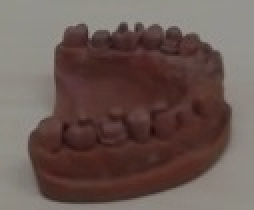
//> input picture Exercise 2/data/task1/obj1000.jpg, 127 x 105 px (shown 2 times larger)
$ ./main   (built with g++ and OpenCV 4)
//> lines starting //> are read from the running program, lines starting //| are printed output that depends on the picture
### Exercise 2/hog_visualization.hpp
void visualizeHOG(cv::Mat img, std::vector<float> &feats, cv::HOGDescriptor hog_detector, int scale_factor = 3);
/*
 * img - the image used for computing HOG descriptors. **Attention here the size of the image should be the same as the window size of your cv::HOGDescriptor instance **
 * feats - the hog descriptors you get after calling cv::HOGDescriptor::compute
 * hog_detector - the instance of cv::HOGDescriptor you used
 * scale_factor - scale the image *scale_factor* times larger for better visualization
 */


void visualizeHOG(cv::Mat img, std::vector<float> &feats, cv::HOGDescriptor hog_detector, int scale_factor) {

    cv::Mat visual_image;
    resize(img, visual_image, cv::Size(img.cols * scale_factor, img.rows * scale_factor));

    int n_bins = hog_detector.nbins;
    float rad_per_bin = 3.14 / (float) n_bins;
    cv::Size win_size = hog_detector.winSize;
    cv::Size cell_size = hog_detector.cellSize;
    cv::Size block_size = hog_detector.blockSize;
    cv::Size block_stride = hog_detector.blockStride;

    // prepare data structure: 9 orientation / gradient strenghts for each cell
    int cells_in_x_dir = win_size.width / cell_size.width;
    int cells_in_y_dir = win_size.height / cell_size.height;
    int n_cells = cells_in_x_dir * cells_in_y_dir;
    int cells_per_block = (block_size.width / cell_size.width) * (block_size.height / cell_size.height);

    int blocks_in_x_dir = (win_size.width - block_size.width) / block_stride.width + 1;
    int blocks_in_y_dir = (win_size.height - block_size.height) / block_stride.height + 1;
    int n_blocks = blocks_in_x_dir * blocks_in_y_dir;

    float ***gradientStrengths = new float **[cells_in_y_dir];
    int **cellUpdateCounter = new int *[cells_in_y_dir];
    for (int y = 0; y < cells_in_y_dir; y++) {
        gradientStrengths[y] = new float *[cells_in_x_dir];
        cellUpdateCounter[y] = new int[cells_in_x_dir];
        for (int x = 0; x < cells_in_x_dir; x++) {
            gradientStrengths[y][x] = new float[n_bins];
            cellUpdateCounter[y][x] = 0;

            for (int bin = 0; bin < n_bins; bin++)
                gradientStrengths[y][x][bin] = 0.0;
        }
    }


    // compute gradient strengths per cell
    int descriptorDataIdx = 0;


    for (int block_x = 0; block_x < blocks_in_x_dir; block_x++) {
        for (int block_y = 0; block_y < blocks_in_y_dir; block_y++) {
            int cell_start_x = block_x * block_stride.width / cell_size.width;
            int cell_start_y = block_y * block_stride.height / cell_size.height;

            for (int cell_id_x = cell_start_x;
                 cell_id_x < cell_start_x + block_size.width / cell_size.width; cell_id_x++)
                for (int cell_id_y = cell_start_y;
                     cell_id_y < cell_start_y + block_size.height / cell_size.height; cell_id_y++) {

                    for (int bin = 0; bin < n_bins; bin++) {
                        float val = feats.at(descriptorDataIdx++);
                        gradientStrengths[cell_id_y][cell_id_x][bin] += val;
                    }
                    cellUpdateCounter[cell_id_y][cell_id_x]++;
                }
        }
    }


    // compute average gradient strengths
    for (int celly = 0; celly < cells_in_y_dir; celly++) {
        for (int cellx = 0; cellx < cells_in_x_dir; cellx++) {

            float NrUpdatesForThisCell = (float) cellUpdateCounter[celly][cellx];

            // compute average gradient strenghts for each gradient bin direction
            for (int bin = 0; bin < n_bins; bin++) {
                gradientStrengths[celly][cellx][bin] /= NrUpdatesForThisCell;
            }
        }
    }


    for (int celly = 0; celly < cells_in_y_dir; celly++) {
        for (int cellx = 0; cellx < cells_in_x_dir; cellx++) {
            int drawX = cellx * cell_size.width;
            int drawY = celly * cell_size.height;

            int mx = drawX + cell_size.width / 2;
            int my = drawY + cell_size.height / 2;

            rectangle(visual_image,
                      cv::Point(drawX * scale_factor, drawY * scale_factor),
                      cv::Point((drawX + cell_size.width) * scale_factor,
                                (drawY + cell_size.height) * scale_factor),
                      CV_RGB(100, 100, 100),
                      1);

            for (int bin = 0; bin < n_bins; bin++) {
                float currentGradStrength = gradientStrengths[celly][cellx][bin];

                if (currentGradStrength == 0)
                    continue;

                float currRad = bin * rad_per_bin + rad_per_bin / 2;

                float dirVecX = cos(currRad);
                float dirVecY = sin(currRad);
                float maxVecLen = cell_size.width / 2;
                float scale = scale_factor / 5.0; // just a visual_imagealization scale,

                // compute line coordinates
                float x1 = mx - dirVecX * currentGradStrength * maxVecLen * scale;
                float y1 = my - dirVecY * currentGradStrength * maxVecLen * scale;
                float x2 = mx + dirVecX * currentGradStrength * maxVecLen * scale;
                float y2 = my + dirVecY * currentGradStrength * maxVecLen * scale;

                // draw gradient visual_imagealization
                line(visual_image,
                     cv::Point(x1 * scale_factor, y1 * scale_factor),
                     cv::Point(x2 * scale_factor, y2 * scale_factor),
                     CV_RGB(0, 0, 255),
                     1);

            }

        }
    }


    for (int y = 0; y < cells_in_y_dir; y++) {
        for (int x = 0; x < cells_in_x_dir; x++) {
            delete[] gradientStrengths[y][x];
        }
        delete[] gradientStrengths[y];
        delete[] cellUpdateCounter[y];
    }
    delete[] gradientStrengths;
    delete[] cellUpdateCounter;
    cv::imshow("HOG vis", visual_image);
  //  cv::waitKey(-1);
    cv::imwrite("hog_vis.jpg", visual_image);

}

### Exercise 2/main.hpp
//
//  main.hpp
//
//
//  Created by Cristina Serrano González on 27.12.18.
//

#ifndef main_hpp
#define main_hpp

#include <stdio.h>
#include <math.h>
#include <glob.h>
#include <opencv2/core/core.hpp>
#include <opencv2/highgui/highgui.hpp>
#include <opencv2/imgproc/imgproc.hpp>
#include <opencv2/objdetect/objdetect.hpp>
#include <opencv2/ml/ml.hpp>
#include "hog_visualization.hpp"
#include "readimages.hpp"

using namespace cv;
using namespace cv::ml;
using namespace std;

vector<float> compute_descriptors(Mat image, HOGDescriptor hog);
#endif /* main_hpp */

### Exercise 2/main.cpp
//
//  main.cpp
//
//
//  Created by Cristina Serrano González on 27.12.18.
//

#include "main.hpp"

#define    HOGwinSize      Size(640,640)
#define    HOGblockSize    Size(80, 80)
#define    HOGblockStride  Size(80, 80)
#define    HOGcellSize     Size(80, 80)
#define    HOGnbins        9
#define    num_of_trees    100
#define    num_of_folders  6

// Compute HOG descriptor
vector<float> compute_descriptors(Mat image, HOGDescriptor hog){
    Mat hogImg;
    vector<float> descriptor;
    // resize original imageto 640x640
    resize(image, hogImg, Size(640,640),0,0, INTER_NEAREST);

    // Compute HOG descriptors
    hog.compute(hogImg, descriptor);

    return descriptor;
}


int main( int argc, char** argv ){
    // TASK 1: OPEN CV AND HOG DESCRIPTORS
    // Load image
    Mat image;
    image = imread("/Users/zojja/TUM/Exercise2/Exercise2/data/task1/obj1000.jpg",IMREAD_COLOR); // change image path
//> image is the input picture: 105 rows x 127 cols, CV_8UC3; mean B, G, R 83.5, 88.8, 106.4

    // Change image to grayscale
    Mat grayImg;
    cvtColor(image, grayImg, COLOR_BGR2GRAY );
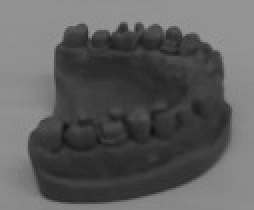
//> grayImg: 105 rows x 127 cols, CV_8UC1 (shown 2 times larger); min 17, max 154, mean 93.5
    imshow( "Grayscale", grayImg);
    imwrite("/Users/zojja/TUM/Exercise2/Exercise2/grayscale.jpg", grayImg);

    // Flip mirror ( code 1 )
    Mat flipImg;
    flip(image, flipImg, 1);
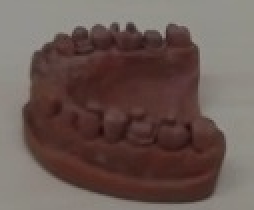
//> flipImg: 105 rows x 127 cols, CV_8UC3 (shown 2 times larger); mean B, G, R 83.5, 88.8, 106.4
    imshow("Flipped image", flipImg);
    imwrite("/Users/zojja/TUM/Exercise2/Exercise2/flip.jpg", flipImg);

    // Resize
    Mat resImg;
    resize(image, resImg, Size(256,256),0,0, INTER_NEAREST);
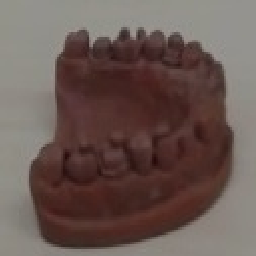
//> resImg: 256 rows x 256 cols, CV_8UC3; mean B, G, R 83.6, 88.9, 106.5
    imshow("Resized image", resImg);
    imwrite("/Users/zojja/TUM/Exercise2/Exercise2/resize.jpg", resImg);

    // Rotate 90 clockwise
    Mat rotImg;
    rotate(image, rotImg, ROTATE_90_CLOCKWISE);
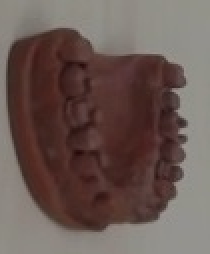
//> rotImg: 127 rows x 105 cols, CV_8UC3 (shown 2 times larger); mean B, G, R 83.5, 88.8, 106.4
    imshow("Rotated image", rotImg);
    imwrite("/Users/zojja/TUM/Exercise2/Exercise2/resize.jpg", rotImg);

    // Padding 10px left and bottom with replicate border
    Mat paddImg;
    int border = 10;
    copyMakeBorder(image, paddImg, 0, border, border, 0, BORDER_REPLICATE);
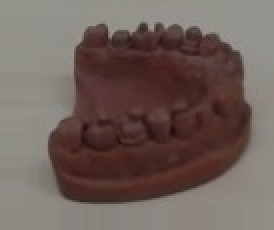
//> paddImg: 115 rows x 137 cols, CV_8UC3 (shown 2 times larger); mean B, G, R 90.9, 96.4, 111.9
    imshow("Paddded image", paddImg);
    imwrite("/Users/zojja/TUM/Exercise2/Exercise2/padding.jpg", paddImg);

   // Create HOG and modify paramenters
    Mat hogImg;
    resize(image, hogImg, Size(640,640),0,0, INTER_NEAREST);
    HOGDescriptor hog;
    hog.winSize = HOGwinSize;
    hog.blockSize = HOGblockSize;
    hog.blockStride = HOGblockStride;
    hog.cellSize = HOGcellSize;
    hog.nbins = HOGnbins;

    // Compute HOG descriptors
    vector<float> descriptors;

    descriptors = compute_descriptors(image,hog);
//> in compute_descriptors, `hog.compute(hogImg, descriptor);`: descriptor = 576 values, max 0.84 at index 211, min 0 at index 3, mean 0.263
//> descriptors has the same summary as descriptor in compute_descriptors
    visualizeHOG(hogImg, descriptors, hog, 1);
//> in visualizeHOG, `int n_bins = hog_detector.nbins;`: n_bins = 9
//> in visualizeHOG, `float rad_per_bin = 3.14 / (float) n_bins;`: rad_per_bin = 0.349
//> in visualizeHOG, `cv::Size win_size = hog_detector.winSize;`: win_size = Size(640, 640)
//> in visualizeHOG, `cv::Size cell_size = hog_detector.cellSize;`: cell_size = Size(80, 80)
//> in visualizeHOG, `int cells_in_x_dir = win_size.width / cell_size.width;`: cells_in_x_dir = 8
//> in visualizeHOG, `int n_cells = cells_in_x_dir * cells_in_y_dir;`: n_cells = 64
//> in visualizeHOG, `int cells_per_block = (block_size.width / cell_size.width) * (block_si..`: cells_per_block = 1
//> in visualizeHOG, `int blocks_in_x_dir = (win_size.width - block_size.width) / block_stri..`: blocks_in_x_dir = 8
//> in visualizeHOG, `int n_blocks = blocks_in_x_dir * blocks_in_y_dir;`: n_blocks = 64
//> the loop in visualizeHOG, `for (int y = 0; y < cells_in_y_dir; y++)` made 8 passes
//> the loop in visualizeHOG, `for (int block_x = 0; block_x < blocks_in_x_dir; block_x++)` made 8 passes
//> descriptorDataIdx on passes 1 to 8: 72, 144, 216, 288, 360, 432, 504, 576
//> after the loop in visualizeHOG, `for (int block_x = 0; block_x < blocks_in_x_dir; block_x++)`: descriptorDataIdx = 576
//> the loop in visualizeHOG, `for (int celly = 0; celly < cells_in_y_dir; celly++)` made 8 passes
//> after the loop in visualizeHOG, `for (int celly = 0; celly < cells_in_y_dir; celly++)`:
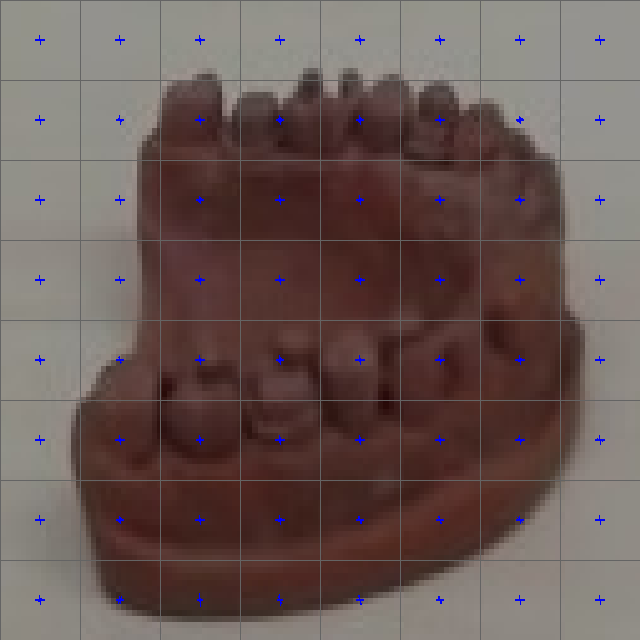
//> visual_image: 640 rows x 640 cols, CV_8UC3; mean B, G, R 84.7, 88.7, 105.8

    //TASK 2: DECISION TREES

    HOGDescriptor hogTrain;
    hogTrain.winSize = HOGwinSize;
    hogTrain.blockSize = HOGblockSize;
    hogTrain.blockStride = HOGblockStride;
    hogTrain.cellSize = HOGcellSize;
    hogTrain.nbins = HOGnbins;

    vector<float> train_descriptor;
    Mat train_descriptors;

    // Iterate over folder
    for(int i = 0; i < num_of_folders; i++){
        String train_path = "/Users/zojja/TUM/Exercise2/Exercise2/data/task2/train/0" + to_string(i) + "/";
        vector<String> fn;
//> (the run ends here: the program stops with an error, at `glob(train_path, fn, false);`)
